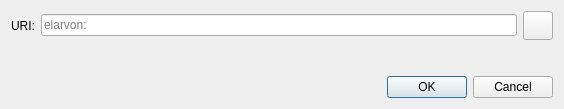
<?xml version="1.0" encoding="UTF-8"?>
<ui version="4.0">
 <class>OpenURIDialog</class>
 <widget class="QDialog" name="OpenURIDialog">
  <property name="geometry">
   <rect>
    <x>0</x>
    <y>0</y>
    <width>564</width>
    <height>109</height>
   </rect>
  </property>
  <property name="windowTitle">
   <string>Open ELARVON URI</string>
  </property>
  <layout class="QVBoxLayout" name="verticalLayout">
   <item>
    <layout class="QHBoxLayout" name="horizontalLayout">
     <item>
      <widget class="QLabel" name="label">
       <property name="text">
        <string>URI:</string>
       </property>
      </widget>
     </item>
     <item>
      <widget class="QValidatedLineEdit" name="uriEdit">
       <property name="placeholderText">
        <string notr="true">elarvon:</string>
       </property>
      </widget>
     </item>
     <item>
      <widget class="QToolButton" name="pasteButton">
       <property name="toolTip">
        <string extracomment="Tooltip text for button that allows you to paste an address that is in your clipboard.">Paste address from clipboard</string>
       </property>
       <property name="text">
        <string/>
       </property>
       <property name="icon">
        <iconset resource="../bitcoin.qrc">
         <normaloff>:/icons/editpaste</normaloff>:/icons/editpaste
        </iconset>
       </property>
       <property name="iconSize">
        <size>
         <width>22</width>
         <height>22</height>
        </size>
       </property>
      </widget>
     </item>
    </layout>
   </item>
   <item>
    <spacer name="verticalSpacer">
     <property name="orientation">
      <enum>Qt::Vertical</enum>
     </property>
     <property name="sizeHint" stdset="0">
      <size>
       <width>20</width>
       <height>40</height>
      </size>
     </property>
    </spacer>
   </item>
   <item>
    <widget class="QDialogButtonBox" name="buttonBox">
     <property name="orientation">
      <enum>Qt::Horizontal</enum>
     </property>
     <property name="standardButtons">
      <set>QDialogButtonBox::Cancel|QDialogButtonBox::Ok</set>
     </property>
    </widget>
   </item>
  </layout>
 </widget>
 <customwidgets>
  <customwidget>
   <class>QValidatedLineEdit</class>
   <extends>QLineEdit</extends>
   <header>qt/qvalidatedlineedit.h</header>
  </customwidget>
 </customwidgets>
 <resources/>
 <connections>
  <connection>
   <sender>buttonBox</sender>
   <signal>accepted()</signal>
   <receiver>OpenURIDialog</receiver>
   <slot>accept()</slot>
   <hints>
    <hint type="sourcelabel">
     <x>248</x>
     <y>254</y>
    </hint>
    <hint type="destinationlabel">
     <x>157</x>
     <y>274</y>
    </hint>
   </hints>
  </connection>
  <connection>
   <sender>buttonBox</sender>
   <signal>rejected()</signal>
   <receiver>OpenURIDialog</receiver>
   <slot>reject()</slot>
   <hints>
    <hint type="sourcelabel">
     <x>316</x>
     <y>260</y>
    </hint>
    <hint type="destinationlabel">
     <x>286</x>
     <y>274</y>
    </hint>
   </hints>
  </connection>
 </connections>
</ui>
